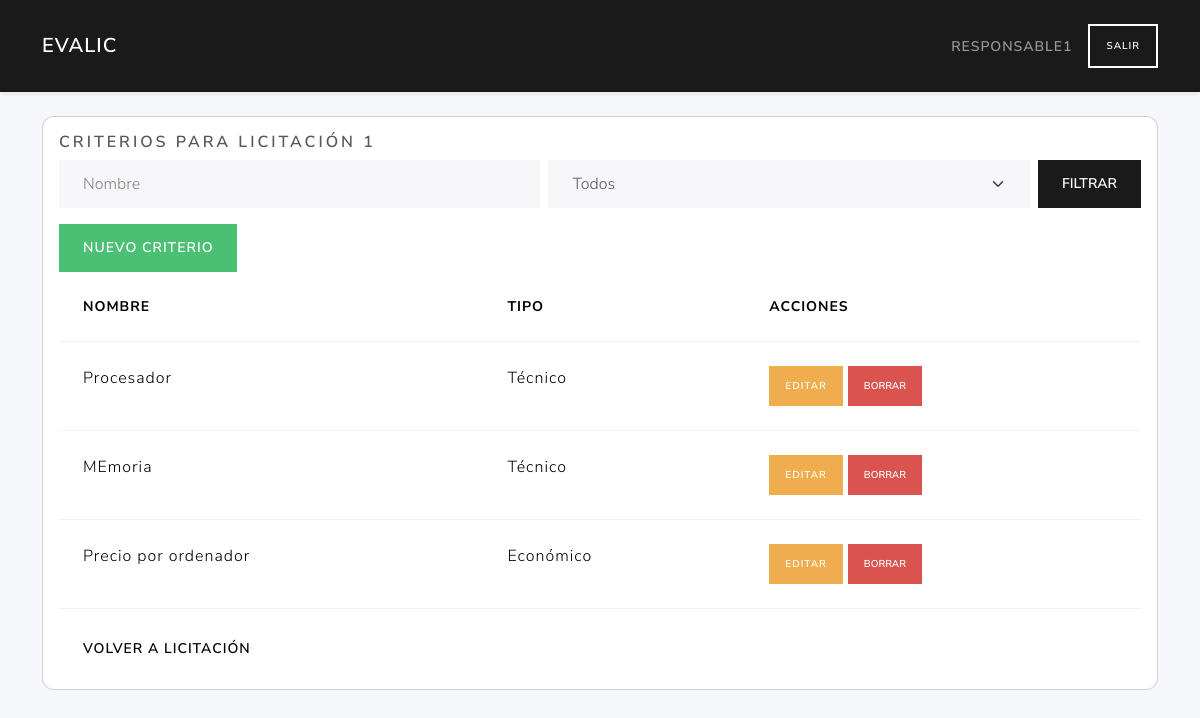
The app's page /criterios/1 (signed in) with its own data.
### tables this page shows
CREATE TABLE criterios (
        id  INTEGER PRIMARY KEY AUTOINCREMENT,
        NombreCriterio TEXT NOT NULL,
        descripcion TEXT,
        peso INTEGER,
        PrecioBase INTEGER,             
        tipocriterio_id INTEGER NOT NULL,
        licitacion_id INTEGER NOT NULL,
        formula_id INTEGER,                          
        FOREIGN KEY (tipocriterio_id) REFERENCES tipo_criterios(id)
        FOREIGN KEY (licitacion_id) REFERENCES licitaciones(id)
        FOREIGN KEY (formula_id) REFERENCES formulas(id)                                                             
    );

CREATE TABLE tipo_criterios (
        id INTEGER PRIMARY KEY AUTOINCREMENT,
        TipoCriterio TEXT NOT NULL UNIQUE CHECK(TipoCriterio IN ('Técnico','Económico'))
    );

### routes/criterios_routes.py (the view)
@criterios_bp.route('/<int:lic_id>')
def index(lic_id):
    if 'user_id' not in session:
        return redirect(url_for('auth.login'))
    db = get_db(current_app)
    items = listar(db, lic_id)
    filtro_nombre = request.args.get('filtro_nombre', '').strip()
    filtro_tipo   = request.args.get('filtro_tipo', '')
    if filtro_nombre:
        items = [
            c for c in items
            if filtro_nombre.lower() in (c['NombreCriterio'] or '').lower()
        ]
    if filtro_tipo:
        items = [
            c for c in items
            if c['TipoCriterio'] == filtro_tipo
        ]
    tipo_filtros = [t['TipoCriterio'] for t in tipos(db)]
    return render_template(
        'criterios/index.html',
        criterios=items,
        lic_id=lic_id,
        tipo_opts=tipo_filtros,  # ahora es lista de strings, no Rows
        request=request
    )

### app.py (called while the page is built)
def create_app():
    app = Flask(__name__)
    app.config.from_object(Config)
    @app.context_processor
    def utility_processor():
        from flask import request, url_for
        def url_for_other_page(page):
            args = request.args.copy()
            args['page'] = page
            return url_for('licitaciones.index', **args)
        return dict(url_for_other_page=url_for_other_page)
    app.teardown_appcontext(close_connection)
    with app.app_context():
        init_db(app)
    app.register_blueprint(auth_bp)
    app.register_blueprint(user_bp)
    app.register_blueprint(licitaciones_bp)
    app.register_blueprint(ofertas_bp)
    app.register_blueprint(licitantes_bp)
    app.register_blueprint(evaluador_bp)
    from routes.criterios_routes import criterios_bp
    app.register_blueprint(criterios_bp)
    return app

### models/criterios_data.py (called while the page is built)
def list_criterios(db, licitacion_id):
    return db.execute("""
        SELECT c.*, t.TipoCriterio, f.NombreFormula
        FROM criterios c
        JOIN tipo_criterios t ON c.tipocriterio_id=t.id
        LEFT JOIN formulas f ON c.formula_id=f.id
        WHERE c.licitacion_id=?
        ORDER BY c.id
    """, (licitacion_id,)).fetchall()

def list_tipo_criterios(db):
    return db.execute("SELECT * FROM tipo_criterios").fetchall()

### models/dao.py (called while the page is built)
def get_db(app):
    db = getattr(g, '_database', None)
    if db is None:
        db = g._database = sqlite3.connect(app.config['DATABASE'])
        db.row_factory = sqlite3.Row
    return db

def close_connection(exception):
    db = getattr(g, '_database', None)
    if db is not None:
        db.close()

### services/criterio_service.py (called while the page is built)
def listar(db, lic_id):
    return list_criterios(db, lic_id)

def tipos(db):
    return list_tipo_criterios(db)

### templates/criterios/index.html (shortened to what this page needs)
{% extends "base.html" %}
{% block content %}
<div class="card">
  <div class="card-body">
    <h5 class="card-title">Criterios para Licitación {{ lic_id }}</h5>
    <form method="get" class="row g-2 mb-3 align-items-end">
     <div class="col">
       <input
         type="text"
         class="form-control"
         id="filtro_nombre"
         name="filtro_nombre"
         placeholder="Nombre"
         value="{{ request.args.get('filtro_nombre','') }}"
      >
     </div>
     <div class="col">
       <select
         class="form-select"
         id="filtro_tipo"
         name="filtro_tipo"
      >
         <option value="">Todos</option>
       </select>
     </div>
     <div class="col-auto ms-auto">
       <button type="submit" class="btn btn-primary">Filtrar</button>
     </div>
   </form>
    <a href="{{ url_for('criterios.create_criterio_route', lic_id=lic_id) }}" class="btn btn-success mb3">Nuevo Criterio</a>
    <table class="table">
      <thead>
        <tr>
          <th>Nombre</th><th>Tipo</th><th>Acciones</th>
        </tr>
      </thead>
      <tbody>
        {% for c in criterios %}
        <tr>
          <td>{{ c.NombreCriterio }}</td>
          <td>{{ c.TipoCriterio }}</td>
          <td>
            <a href="{{ url_for('criterios.edit_criterio_route', lic_id=lic_id, crit_id=c.id) }}" class="btn btn-sm btn-warning">Editar</a>
            <form method="post" action="{{ url_for('criterios.delete_criterio_route', lic_id=lic_id, crit_id=c.id) }}" style="display:inline">
              <button type="submit" class="btn btn-sm btn-danger" onclick="return confirm('¿Eliminar criterio?')">Borrar</button>
            </form>
          </td>
        </tr>
        {% endfor %}
      </tbody>
    </table>
    <a href="{{ url_for('licitaciones.edit_licitacion_route', lic_id=lic_id) }}" class="btn btn-secondary">Volver a Licitación</a>
  </div>
</div>
{% endblock %}

### templates/base.html (style rules this page uses)
body { background:#f5f7fa; }
.card { border-radius:.75rem; }

### records on screen
criterios: NombreCriterio "Procesador", TipoCriterio "Técnico"
criterios: NombreCriterio "MEmoria", TipoCriterio "Técnico"
criterios: NombreCriterio "Precio por ordenador", TipoCriterio "Económico"

### other values on screen
{{ session['username'] }} "RESPONSABLE1"
{{ lic_id }} "1"
